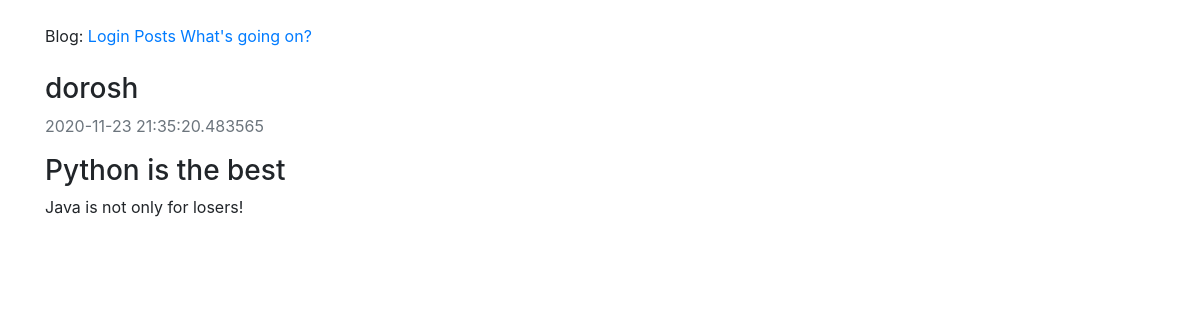
The app's page /posts/1/ with its own data.
### app/models.py (models this page shows, shortened)
class User(UserMixin, db.Model):
    id = db.Column(db.Integer, primary_key=True)
    username = db.Column(db.String(64), index=True, unique=True)
    email = db.Column(db.String(120), index=True, unique=True)
    image_file = db.Column(db.String(20), nullable=False, default = 'default.jpg')
    about_me = db.Column(db.String(200), nullable=True)
    last_seen = db.Column(db.DateTime, default=datetime.utcnow)
    password_hash = db.Column(db.String(128))
    posts = db.relationship('Post', backref='author', lazy='dynamic')

class Post(db.Model):
    id = db.Column(db.Integer, primary_key=True)
    title = db.Column(db.String(100), nullable=False)
    body = db.Column(db.String(140), nullable=False)
    timestamp = db.Column(db.DateTime, index=True, default=datetime.utcnow, nullable=False)
    user_id = db.Column(db.Integer, db.ForeignKey('user.id'))

### app/views.py (the view)
@app.route('/posts/<int:post_id>/', methods=['GET'])
def get_post(post_id):
    post = Post.query.get(post_id)
    return render_template('post.html', post=post)

### app/views.py (called while the page is built)
@app.before_request
def before_request():
    if current_user.is_authenticated:
        current_user.last_seen = datetime.utcnow()
        db.session.commit()

### app/templates/post.html (shortened to what this page needs)
{% extends "base.html" %}
{% block content %}
<br>
<div class="content-section">
    <div class="media">
        <div class="media-body">
            <h3 class="account-heading">{{ post.author.username }}</h3>
            <p class="text-secondary">{{ post.timestamp }}</p>
        </div>
    </div>
</div>
<p class="h3">{{ post.title }}</p>
<p>{{ post.body }}</p>
{% endblock %}

### records on screen
User: author.username "dorosh"
Post: timestamp "2020-11-23 21:35:20.483565", title "Python is the best", body "Java is not only for losers!"
